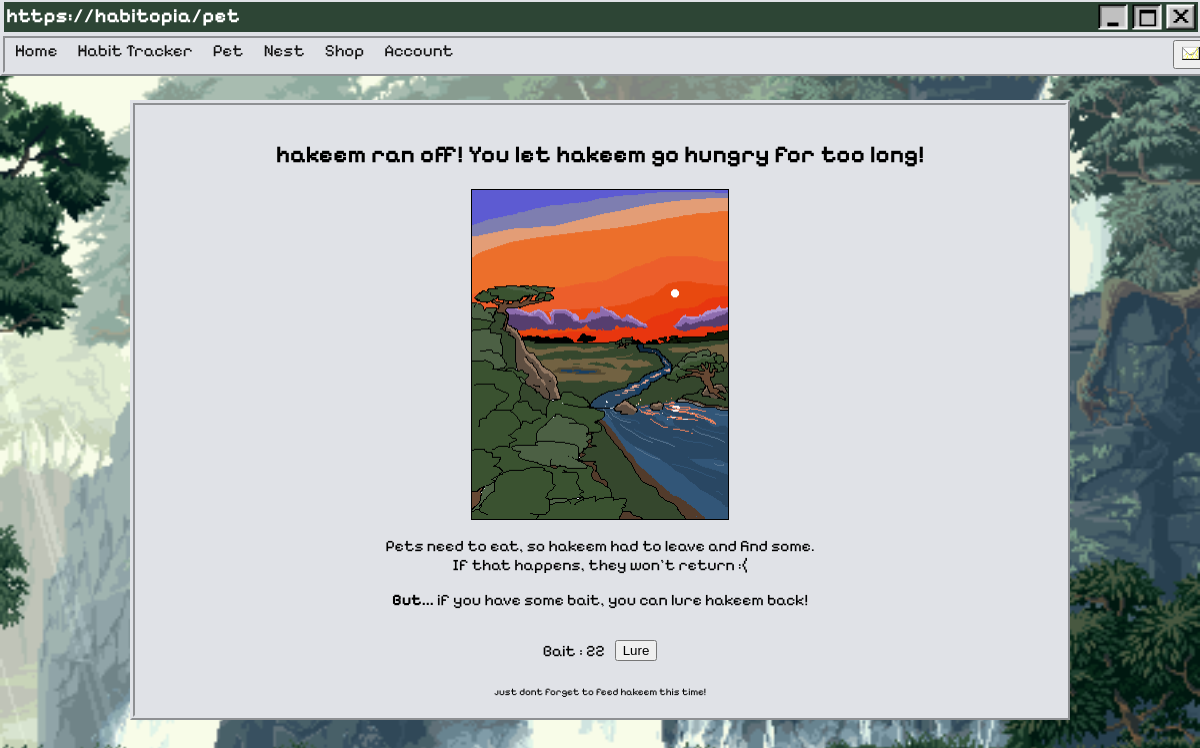
/runaway (signed in), run on an earlier commit of the app's database.
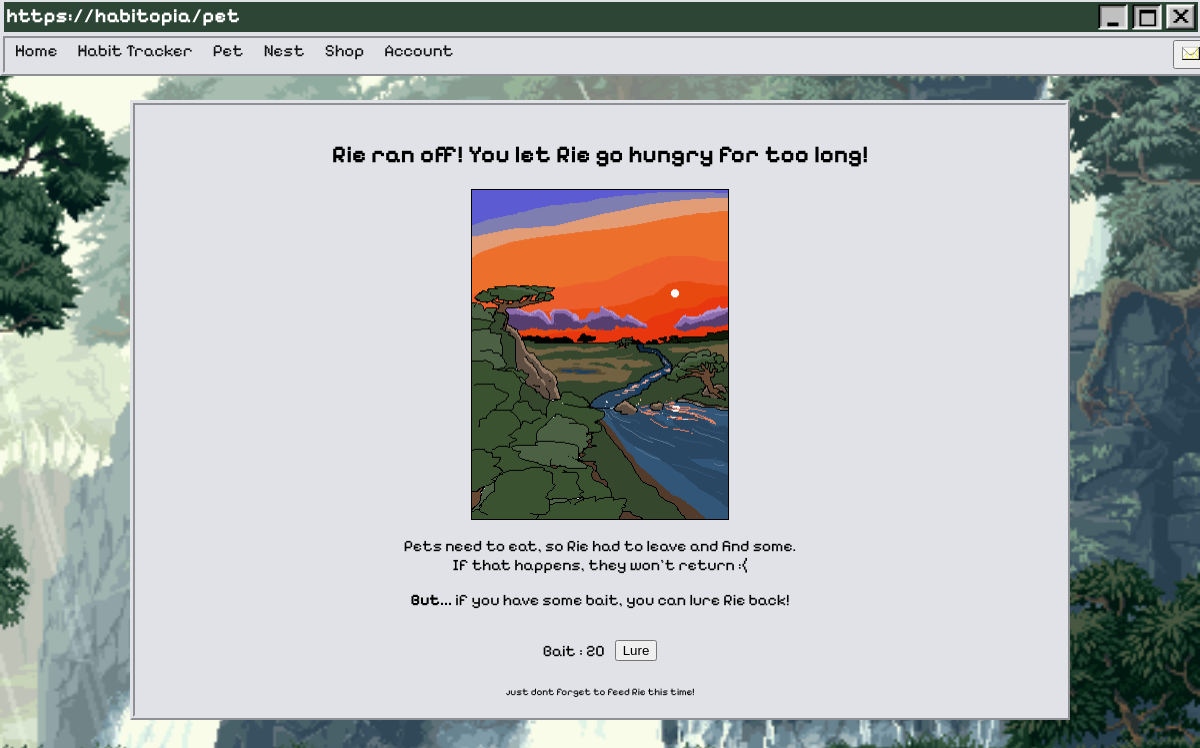
And on a later commit of the database.
### home.py (models this page shows)
class Pets(db.Model):
    def mydefault(context):
        return context.get_current_parameters()['currentTime']
    with app.app_context():
        petOwner = db.Column(db.Integer, db.ForeignKey('user.id'), nullable=False)
        petID = db.Column(db.Integer, primary_key=True)
        petName = db.Column(db.String(30), nullable=False, default='noname')
        lastfedTime = db.Column(db.Integer, default=mydefault)
        currentTime = db.Column(db.Integer, default=datetime.now().timestamp())
        cumulTime = db.Column(db.Integer, default=0)
        hunger = db.Column(db.Integer, default=100)
        petType = db.Column(db.Integer, nullable=False, default=1)
        petXP = db.Column(db.Integer, default=0)
        petLevel = db.Column(db.Integer, nullable=False, default=1)
        activePet = db.Column(db.Integer, default=0, nullable=False)
        def __repr__(self):
            return f"{self.petName}"

### home.py (the view)
@app.route("/runaway", methods=["GET","POST"])
@login_required
def runaway():
    selectPet = db.session.execute(db.select(Pets).filter_by(petOwner=current_user.id, activePet = 1)).scalar_one()
    userItems = db.session.execute(db.select(UserItems).filter_by(user_id=current_user.id)).scalar_one()
    return render_template("runaway.html", petname=selectPet.petName,bait=userItems.bait)

### home.py (called while the page is built)
@login_manager.user_loader
def load_user(user_id):
    return User.query.get(int(user_id))

### templates/runaway.html (shortened to what this page needs)
{% extends "base.html" %}
{% block css %} <link rel="stylesheet" href="/static/styles/PetStyles.css" > {% endblock %}
{% block heading %}https://habitopia/pet{% endblock %}
{% block content %}
<div id="wrap">
    <h2 class="text-runaway">{{ petname }} ran off! You let {{ petname }} go hungry for too long!</h2>
    <div class="petbox-runaway">
        <img src="/static/petimages/runaway.png" alt="Pet image" width="256px" height="329px">
    </div>
            <p class="text-runaway">Pets need to eat, so {{ petname }} had to leave and find some.<br>
                If that happens, they won't return :(</p>
                <p class="text-runaway"><b>But...</b> if you have some bait, you can lure {{ petname }} back!</p>
            <div style="display: flex; justify-content: center; align-items: center;">
                <p class="text-runaway" style="margin-right: 10px;">Bait : {{ bait }}</p>
                <form action="/lure" value="Feed" method="get">
                    <button type="submit" value="Feed">Lure</button>
                </form>
            </div>
            <p class="text-runaway" style="font-size: 10px;">just dont forget to feed {{ petname }} this time!</p>
</div>
{% endblock %}

What changed in the data, as far as the page shows it:
no longer on this page (row edited): Pets: petName "hakeem"
now on this page (row edited): Pets: petName "Rie"
Also different on the page:
{{ bait }}: "22" → "20"
